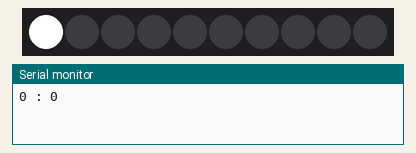
This sketch was run on a simulated Arduino Uno, built with avr-gcc and run on an emulated ATmega328P. Shown: 10 RGB LEDs in strip order, left to right, the last lines printed to the serial monitor.

Above: at 0.1 s.
At 0.6 s:
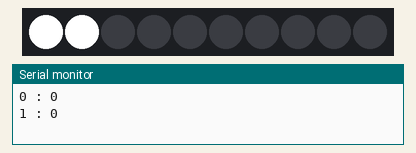
At 1.1 s:
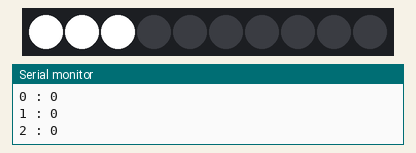
At 2.1 s:
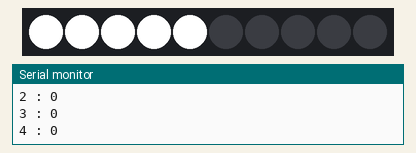
At 3.1 s:
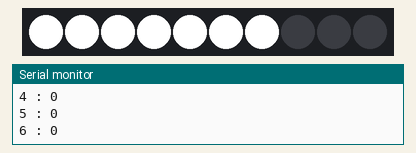
At 4.6 s:
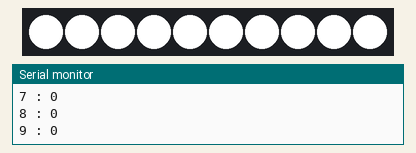

Measured:
- what the display in image 1 shows lasts 0.5 s, from 0.5 s to 1.0 s

The sketch:

ledStrip.ino
```cpp
#include <Adafruit_NeoPixel.h>


#define PIN            6
#define NUMPIXELS      10

Adafruit_NeoPixel pixels = Adafruit_NeoPixel(NUMPIXELS, PIN);

int delayval = 500;

void setup() {

  pixels.begin();
  pixels.show();
  Serial.begin(9600);
}

void loop() {
  for(int i=0;i<NUMPIXELS;i++){
    Serial.print(i);
    Serial.print(" : ");
    Serial.println(pixels.getPixelColor(i));
    pixels.setPixelColor(i, 255,255,255); // Moderately bright green color.
    pixels.show(); // This sends the updated pixel color to the hardware.
    delay(delayval); // Delay for a period of time (in milliseconds).
  }
}
```
